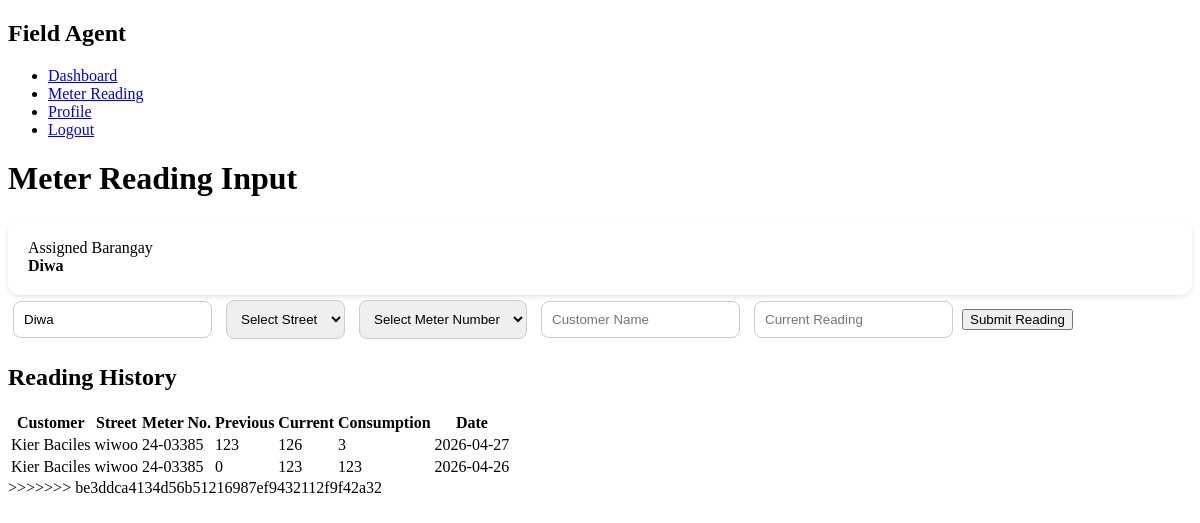
Screenshot of /meter_reading.php (signed in) with the database file from the repository.
### tables this page shows
CREATE TABLE `agent_assignments` (
  `id` int(11) NOT NULL,
  `agent_id` int(11) DEFAULT NULL,
  `area` varchar(100) DEFAULT NULL,
  `total_households` int(11) DEFAULT 0,
  `created_at` timestamp NOT NULL DEFAULT current_timestamp()
);

CREATE TABLE `meter_readings` (
  `id` int(11) NOT NULL,
  `user_id` int(11) DEFAULT NULL,
  `agent_id` int(11) DEFAULT NULL,
  `previous_reading` int(11) DEFAULT 0,
  `current_reading` int(11) DEFAULT NULL,
  `consumption` int(11) DEFAULT NULL,
  `reading_date` date DEFAULT NULL,
  `status` enum('pending','completed') DEFAULT 'completed',
  `created_at` timestamp NOT NULL DEFAULT current_timestamp()
);

CREATE TABLE `users` (
  `id` int(11) NOT NULL,
  `first_name` varchar(50) DEFAULT NULL,
  `last_name` varchar(50) DEFAULT NULL,
  `email` varchar(100) DEFAULT NULL,
  `contact_no` varchar(20) DEFAULT NULL,
  `password` varchar(255) DEFAULT NULL,
  `role` enum('user','admin','accountant','agent') DEFAULT 'user',
  `meter_number` varchar(50) DEFAULT NULL,
  `barangay` varchar(100) DEFAULT NULL,
  `street` varchar(100) DEFAULT NULL,
  `status` enum('active','inactive') DEFAULT 'active',
  `created_at` timestamp NOT NULL DEFAULT current_timestamp(),
  `user_code` varchar(50) DEFAULT NULL,
  `avatar` varchar(255) DEFAULT 'default.png'
);

### meter_reading.php (the view, shortened to what this page needs)
<?php
include "db.php";
$agent_id = $_SESSION['user_id'];
$assignment = $conn->query("
    SELECT area
    FROM agent_assignments
    WHERE agent_id='$agent_id'
")->fetch_assoc();
$assigned_barangay = $assignment['area'] ?? "";
$history = $conn->query("
    SELECT mr.*, u.first_name, u.last_name, u.street, u.meter_number
    FROM meter_readings mr
    JOIN users u ON mr.user_id = u.id
    WHERE mr.agent_id='$agent_id'
    AND u.barangay='$assigned_barangay'
    ORDER BY mr.created_at DESC
");
?>
<!DOCTYPE html>
<html>
<head>
    <link rel="stylesheet" href="dashboard.css">
</head>
<body>
    <div class="layout">
<div class="sidebar">
<h2>Field Agent</h2>
<ul>
    <li><a href="agent_dashboard.php">Dashboard</a></li>
    <li><a href="meter_reading.php">Meter Reading</a></li>
    <li><a href="profile.php">Profile</a></li>
    <li><a href="logout.php">Logout</a></li>
</ul>
</div>
        <div class="main">
<h1>Meter Reading Input</h1>
            <div class="card">
                Assigned Barangay<br>
                <strong><?php echo $assigned_barangay ?: "Not Assigned"; ?></strong>
            </div>
            <?php if($assigned_barangay == ""): ?>
            <p>No barangay assigned yet. Please contact admin.</p>
            <?php else: ?>
            <form method="POST">
                <input type="text" value="<?php echo $assigned_barangay; ?>" readonly>
                <select id="streetSelect" required>
                    <option value="">Select Street</option>
                </select>
                <select name="user_id" id="meterSelect" required>
                    <option value="">Select Meter Number</option>
                </select>
                <input type="text" id="customerName" placeholder="Customer Name" readonly>
                <input type="number" name="current" placeholder="Current Reading" required>
                <button type="submit" name="save">Submit Reading</button>
            </form>
            <h2>Reading History</h2>
            <table>
                <tr>
                    <th>Customer</th>
                    <th>Street</th>
                    <th>Meter No.</th>
                    <th>Previous</th>
                    <th>Current</th>
                    <th>Consumption</th>
                    <th>Date</th>
                </tr>
<?php while($h = $history->fetch_assoc()): ?>
<tr>
    <td><?php echo $h['first_name']." ".$h['last_name']; ?></td>
    <td><?php echo $h['street']; ?></td>
    <td><?php echo $h['meter_number']; ?></td>
    <td><?php echo $h['previous_reading']; ?></td>
    <td><?php echo $h['current_reading']; ?></td>
    <td><?php echo $h['consumption']; ?></td>
    <td><?php echo $h['reading_date']; ?></td>
</tr>
<?php endwhile; ?>
</table>
<?php endif; ?>
</div>
</div>
</body>
</html>

### dashboard.css (style rules this page uses)
.card { background:white; padding:20px; border-radius:12px; flex:1; box-shadow:0 2px 5px rgba(0,0,0,0.1); }
textarea, input, select { padding:10px; margin:5px; border-radius:8px; border:1px solid #ccc; }

### rows the page displays
agent_assignments: area "Diwa"
meter_readings: user.first_name "Kier", user.last_name "Baciles", user.street "wiwoo", user.meter_number "24-03385", previous_reading "123", current_reading "126", consumption "3", reading_date "2026-04-27"
meter_readings: user.first_name "Kier", user.last_name "Baciles", user.street "wiwoo", user.meter_number "24-03385", previous_reading "0", current_reading "123", consumption "123", reading_date "2026-04-26"
